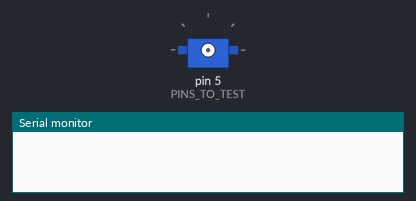
Simulated run of this sketch. Board: Arduino Uno, built with avr-gcc and run on an emulated ATmega328P. On the bench: servo, the last lines printed to the serial monitor.

Above: at 0.05 s.
At 4.25 s:
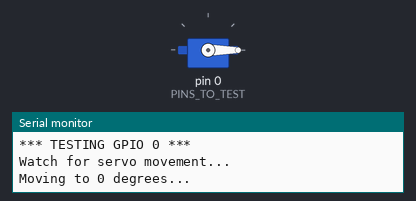
At 8.5 s:
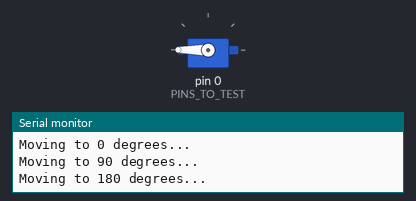
Timing chart, 0 to 12.4 s (numbered marks = the images above):
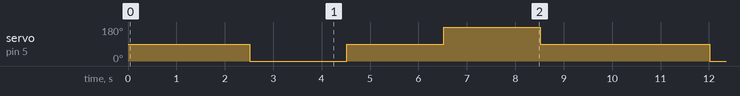

The sketch:

feather_servo_test.ino
```cpp
/*
 * feather_servo_test.ino
 *
 * Servo test specifically for Adafruit Feather HUZZAH ESP8266
 * Tests multiple pins to find the correct servo connection
 */

#include <Servo.h>

// Adafruit Feather HUZZAH pin definitions
const int PINS_TO_TEST[] = {0, 2, 4, 5, 12, 13, 14, 15, 16};
const int NUM_PINS = sizeof(PINS_TO_TEST) / sizeof(PINS_TO_TEST[0]);

Servo testServo;

void setup() {
    Serial.begin(115200);
    delay(2000);

    Serial.println("");
    Serial.println("========================================");
    Serial.println("ADAFRUIT FEATHER HUZZAH SERVO TEST");
    Serial.println("Testing all possible servo pins");
    Serial.println("Watch/listen for servo movement on ANY pin");
    Serial.println("========================================");

    // Test each pin
    for (int i = 0; i < NUM_PINS; i++) {
        int pin = PINS_TO_TEST[i];
        testPin(pin);
    }

    Serial.println("========================================");
    Serial.println("Pin test complete. Did you see movement on any pin?");
    Serial.println("If YES, note which GPIO number worked");
    Serial.println("========================================");
}

void testPin(int pin) {
    Serial.println("");
    Serial.print("*** TESTING GPIO ");
    Serial.print(pin);
    Serial.println(" ***");
    Serial.println("Watch for servo movement...");

    testServo.attach(pin);
    delay(500);

    // Test sequence for this pin
    Serial.println("Moving to 0 degrees...");
    testServo.write(0);
    delay(2000);

    Serial.println("Moving to 90 degrees...");
    testServo.write(90);
    delay(2000);

    Serial.println("Moving to 180 degrees...");
    testServo.write(180);
    delay(2000);

    Serial.println("Back to 90 degrees...");
    testServo.write(90);
    delay(2000);

    testServo.detach();

    Serial.print("GPIO ");
    Serial.print(pin);
    Serial.println(" test complete.");
    delay(1000);
}

void loop() {
    // After testing all pins, do continuous test on GPIO 4 (most likely)
    static int angle = 0;
    static int direction = 5;
    static bool firstRun = true;

    if (firstRun) {
        Serial.println("");
        Serial.println("Starting continuous test on GPIO 4...");
        Serial.println("(This is the most likely correct pin)");
        testServo.attach(4);
        firstRun = false;
    }

    testServo.write(angle);
    Serial.print("GPIO 4 - Angle: ");
    Serial.println(angle);

    angle += direction;
    if (angle >= 180 || angle <= 0) {
        direction = -direction;
    }

    delay(100);  // Fast movement for easy observation
}
```

Measured:
- by itself, servo on pin 5 (PINS_TO_TEST): repeats every 9.5 s: 90° 2.0 s, 180° 2.0 s, 90° 3.5 s, 0° 2.0 s
